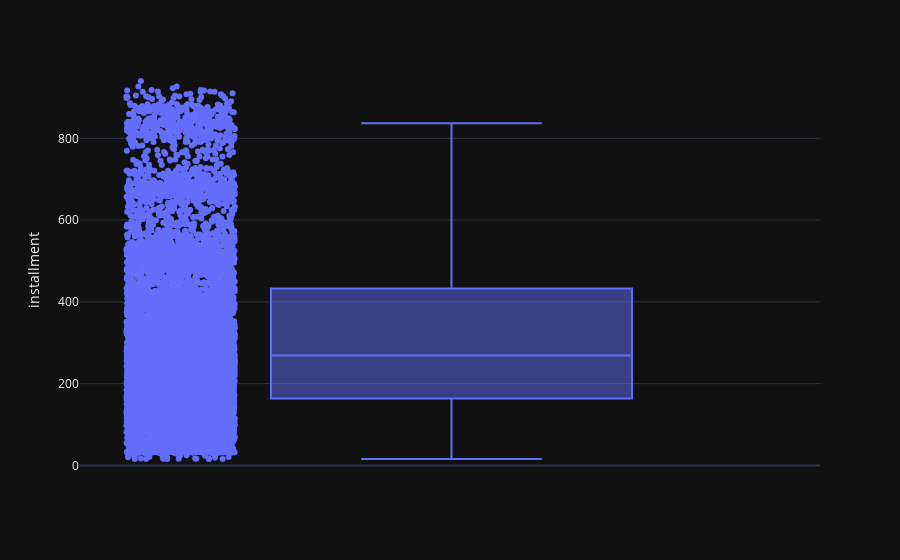

Here is the notebook cell this chart was saved with:
### Code cell
installmentFig = px.box(data2, y="installment", points="all")
installmentFig.show()

### Figure 1 — Plotly figure (JSON) as saved in the notebook; plotly's stock layout.template omitted (floating-point values rounded to 4 significant figures; data arrays with more than 128 entries replaced by an {"elided": "..."} marker saying what was removed)
{"data": [{"alignmentgroup": "True", "boxpoints": "all", "hovertemplate": "installment=%{y}<extra></extra>", "legendgroup": "", "marker": {"color": "#636efa"}, "name": "", "notched": false, "offsetgroup": "", "orientation": "v", "showlegend": false, "x0": " ", "xaxis": "x", "y": {"elided": "9578 float values"}, "y0": " ", "yaxis": "y", "type": "box"}], "layout": {"xaxis": {"anchor": "y", "domain": [0.0, 1.0]}, "yaxis": {"anchor": "x", "domain": [0.0, 1.0], "title": {"text": "installment"}}, "legend": {"tracegroupgap": 0}, "margin": {"t": 60}, "boxmode": "group"}}
